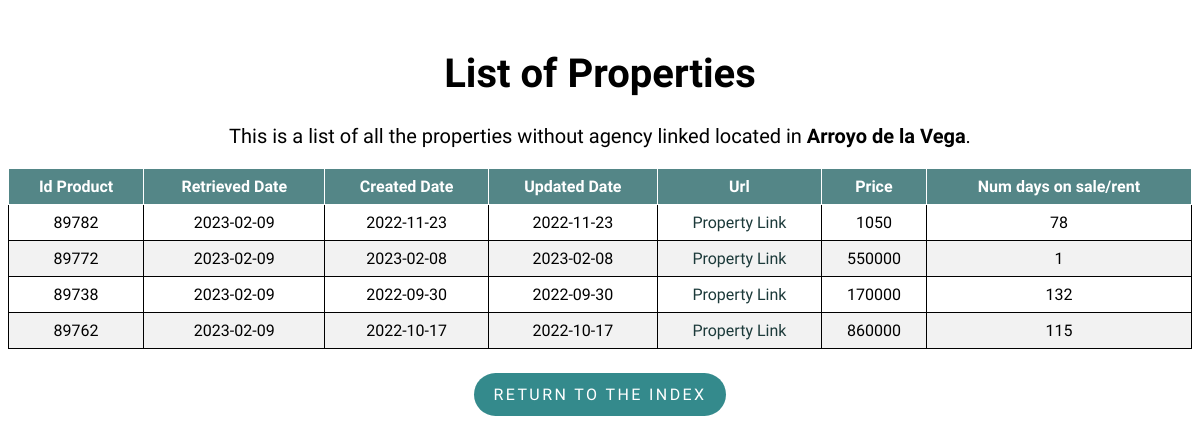
Before: /property/Arroyo de la Vega with the older database file.
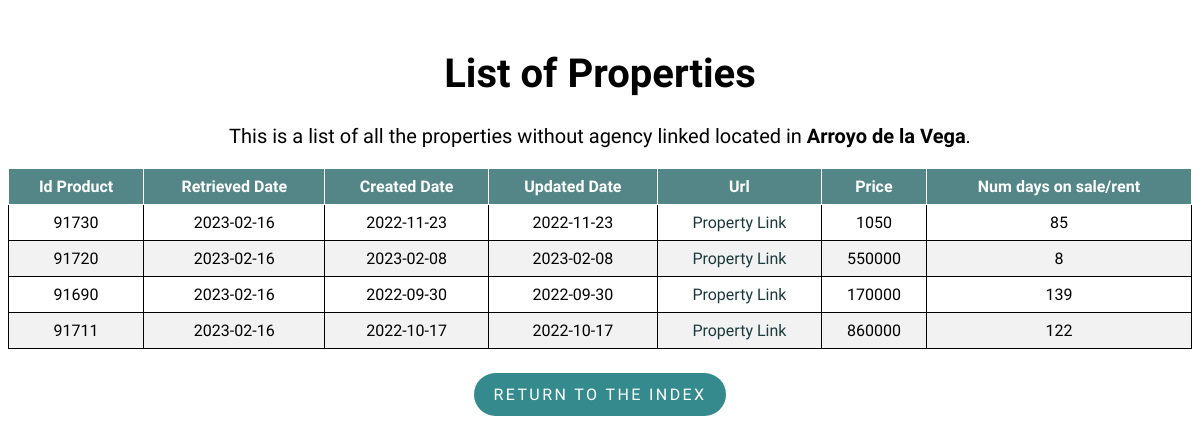
After: the same page with the newer database file.
### flask-app/read_db.py (models this page shows)
class Property(db.Model):
    __tablename__ = 'properties'
    id_product = db.Column(db.Integer, primary_key=True)
    retrieved_date = db.Column(db.Date)
    created_date = db.Column(db.Date)
    url = db.Column(db.Text)
    mobile = db.Column(db.Integer)
    agency = db.Column(db.Text)
    real_estate_id = db.Column(db.Integer)
    price = db.Column(db.Integer)
    type_id = db.Column(db.Integer)
    trans_type_id = db.Column(db.Integer)
    location = db.Column(db.Text)
    num_days = db.Column(db.Integer)
    updated_date = db.Column(db.Date)

### flask-app/read_db.py (the view)
@app.route('/property/<location>', methods=['GET', 'POST'])
def property(location):
    properties = Property.query.filter_by(
        type_id=1, location=location).order_by(Property.url).distinct()
    return render_template('list.html', properties=properties, location=location)

### flask-app/templates/list.html (shortened to what this page needs)
<!DOCTYPE html>
<html lang="en">
<head>
    <link rel="stylesheet" type="text/css" href="{{ url_for('static', filename='styles/style.css') }}">
    <link rel="stylesheet" type="text/css" href="{{ url_for('static', filename='styles/tablesort.css') }}">
</head>
<body>
    <h1 class="list_header" style="font-size:40px;">List of Properties</h1>
    <p class="list_header" style="margin-top: 25px;font-size:20px;">This is a list of all the properties without agency linked located in
        <strong>{{ location }}</strong>.
    </p>
    <table class="table table-sortable">
        <thead>
            <tr>
                <th>Id Product</th>
                <th>Retrieved Date</th>
                <th>Created Date</th>
                <th>Updated Date</th>
                <th>Url</th>
                <th>Price</th>
                <th>Num days on sale/rent</th>
            </tr>
        </thead>
        <tbody>
            {% for property in properties %}
            <tr>
                <td>{{ property.id_product }}</td>
                <td>{{ property.retrieved_date }}</td>
                <td>{{ property.created_date }}</td>
                <td>{{ property.updated_date }}</td>
                <td>
                    <a class="property_link" href={{ property.url }}>Property Link</a>
                </td>
                <td><a>{{ property.price }}</a></td>
                <td>{{ property.num_days }}</td>
            </tr>
            {% endfor %}
        </tbody>
    </table>
    <div class = "btn_container">
        <p class="return_btn"><a class = "btn_link" href="{{ url_for('index') }}">Return to the index</a></p>
    </div>
</body>
</html>

### flask-app/static/styles/style.css (style rules this page uses)
body { font-family: 'Muli','Open Sans','Open Sans-fallback',sans-serif; }
table, th, td { border: 1px solid; }
table { width: 100%; border-collapse: collapse; }
th, td { text-align: center; padding: 8px; }
tr:nth-child(even) { background-color: #f2f2f2 }
th { background-color: rgb(84, 134, 135); color: white; }
.index_header, .list_header { margin-top: 50px; text-align: center; }
a.property_link { text-decoration: none; }
a.property_link:link, a.property_link:visited { color: rgb(28, 58, 58); }
.return_btn { display: inline-block; padding: .75rem 1.25rem; border-radius: 10rem; text-transform: uppercase; font-size: 1rem; letter-spacing: .15rem; transition: all .3s; position: relative; overflow: hidden; z-index: 1; background-color: rgb(52, 138, 140); }
.btn_link { text-decoration: none; color: #fff; }
.btn_container { margin-top: 8px; display: flex; justify-content: center; align-items: center; }

### flask-app/static/styles/tablesort.css (style rules this page uses)
.table-sortable th { cursor: pointer; }

Changed rows visible on the page:
removed Property: id_product "89782", retrieved_date "2023-02-09", created_date "2022-11-23", updated_date "2022-11-23", price "1050", num_days "78"
removed Property: id_product "89772", retrieved_date "2023-02-09", created_date "2023-02-08", updated_date "2023-02-08", price "550000", num_days "1"
removed Property: id_product "89738", retrieved_date "2023-02-09", created_date "2022-09-30", updated_date "2022-09-30", price "170000", num_days "132"
removed Property: id_product "89762", retrieved_date "2023-02-09", created_date "2022-10-17", updated_date "2022-10-17", price "860000", num_days "115"
added Property: id_product "91730", retrieved_date "2023-02-16", created_date "2022-11-23", updated_date "2022-11-23", price "1050", num_days "85"
added Property: id_product "91720", retrieved_date "2023-02-16", created_date "2023-02-08", updated_date "2023-02-08", price "550000", num_days "8"
added Property: id_product "91690", retrieved_date "2023-02-16", created_date "2022-09-30", updated_date "2022-09-30", price "170000", num_days "139"
added Property: id_product "91711", retrieved_date "2023-02-16", created_date "2022-10-17", updated_date "2022-10-17", price "860000", num_days "122"
